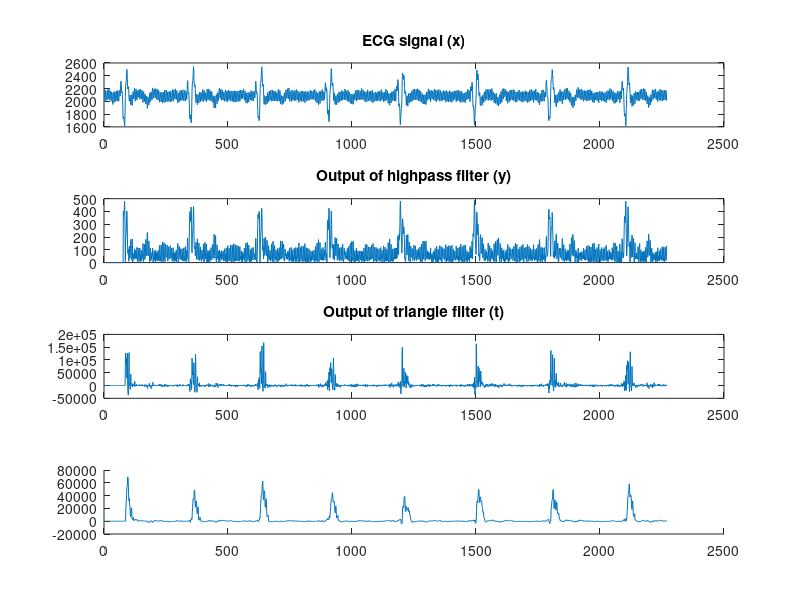

Write MATLAB code to recreate this figure. (Note: this script raises an error after producing the figure.)
% Load data
data = csvread('output.csv');

% Extract columns into variables
x = data(:,1);
x_bar = data(:,2);
y = data(:,3);
t = data(:,4);
l = data(:,5);

% Create a new figure
figure

% Subplot for ECG signal
subplot(4,1,1);
plot(x);
title('ECG signal (x)');

% Subplot for output of highpass filter
subplot(4,1,2);
plot(y);
title('Output of highpass filter (y)');

% Subplot for output of triangle filter
subplot(4,1,3);
plot(t);
title('Output of triangle filter (t)');

% Subplot for output of lowpass filter, threshold, and areas of interest
subplot(4,1,4);
hold on; % This allows multiple plots on the same axes
plot(l);
plot(th);
##plot(aoi,'k');
hold off;
legend('Lowpass Filter (l)', 'Threshold (th)', 'Areas of Interest (aoi)');
title('Outputs overlayed (l, th, aoi)');

